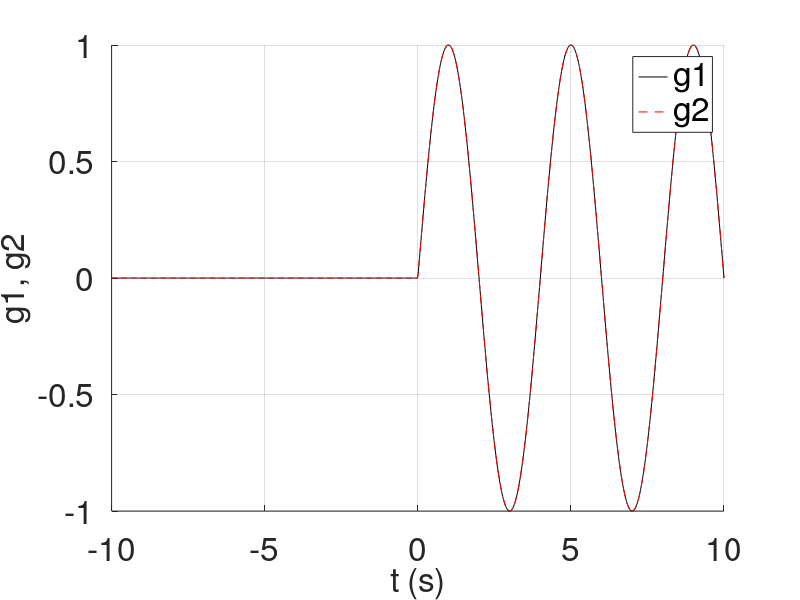

Write the MATLAB code that produced this figure.
% Chapter 2, problem 9
t = linspace(-10,10,1000);
T = 4;
omega = 2*pi/T;
g1 = sin(omega*t);
g1(1:500) = zeros(1,length(g1(1:500)));
%unsolved variables
t0 = 0;
w = 1;
A = 1;
omega2_tau = w*(2*pi/4)*(t-t0);

g2 = A*sin(omega2_tau);
g2(omega2_tau < 0) = 0;

figure(1);
hold on
plot(t,g1,'k-')
plot(t,g2,'r--')
xlabel('t (s)')
grid on
ylabel('g1, g2')
legend('g1','g2')
set(findall(gcf,'-property','FontSize'),'FontSize',24)

%Solved variables
% t0 = 2;
% w = -2;
% omega2_tau = w*(2*pi/4)*(t-t0);
% A = 2;
% g2 = A*sin(omega2_tau);
% g2(omega2_tau < 0) = 0;
